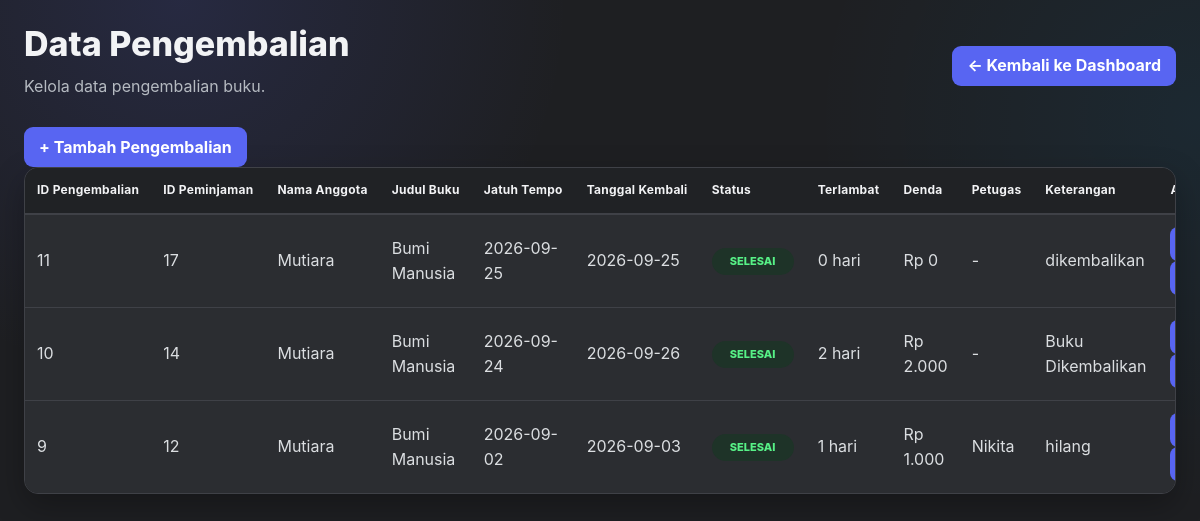
The page /pengembalian/tampil.pengembalian.php (signed in) on the database its author committed.
### tables this page shows
CREATE TABLE `pengembalian` (
  `id_pengembalian` int(11) NOT NULL,
  `id_peminjaman` int(11) DEFAULT NULL,
  `id_petugas` int(11) DEFAULT NULL,
  `tanggal_kembali` date DEFAULT NULL,
  `terlambat` int(5) DEFAULT NULL,
  `denda` int(11) DEFAULT NULL,
  `keterangan` varchar(100) DEFAULT NULL
);

CREATE TABLE `anggota` (
  `id_anggota` int(11) NOT NULL,
  `id_admin` int(11) DEFAULT NULL,
  `id_petugas` int(11) DEFAULT NULL,
  `nama_anggota` varchar(100) DEFAULT NULL,
  `username` varchar(50) DEFAULT NULL,
  `password` varchar(255) DEFAULT NULL,
  `jenis_kelamin` enum('pria','wanita') DEFAULT NULL,
  `tempat_lahir` varchar(50) DEFAULT NULL,
  `tanggal_lahir` date DEFAULT NULL,
  `telpon` varchar(15) DEFAULT NULL,
  `alamat` text DEFAULT NULL
);

CREATE TABLE `buku` (
  `id_buku` int(11) NOT NULL,
  `id_admin` int(11) DEFAULT NULL,
  `id_petugas` int(11) DEFAULT NULL,
  `judul` varchar(100) DEFAULT NULL,
  `id_kategori` int(11) DEFAULT NULL,
  `gambar` longblob DEFAULT NULL,
  `sinopsis` text DEFAULT NULL
);

CREATE TABLE `peminjaman` (
  `id_peminjaman` int(11) NOT NULL,
  `id_anggota` int(11) DEFAULT NULL,
  `id_petugas` int(11) DEFAULT NULL,
  `id_admin` int(11) DEFAULT NULL,
  `id_buku` int(11) NOT NULL,
  `tanggal_pinjam` date DEFAULT NULL,
  `tanggal_jatuh_tempo` date DEFAULT NULL,
  `status` enum('menunggu','dipinjam','selesai','ditolak') NOT NULL DEFAULT 'menunggu',
  `alasan_penolakan` varchar(255) DEFAULT NULL
);

CREATE TABLE `petugas` (
  `id_petugas` int(11) NOT NULL,
  `id_admin` int(11) DEFAULT NULL,
  `nama_petugas` varchar(50) DEFAULT NULL,
  `username` varchar(50) DEFAULT NULL,
  `password` varchar(50) DEFAULT NULL
);

### auth.php (called while the page is built, shortened)
<?php
function role(): string { return $_SESSION['role'] ?? ''; }
?>

### pengembalian/tampil.pengembalian.php (the view, shortened to what this page needs)
<?php
require_once '../auth.php';
require_once '../connection.php';
$role = role();
$is_anggota = ($role === 'anggota');
$id_anggota = (int)($_SESSION['id_anggota'] ?? 0);
$sql = "
    SELECT
        pg.id_pengembalian,
        pg.id_peminjaman,
        a.nama_anggota,
        b.judul,
        p.tanggal_pinjam,
        p.tanggal_jatuh_tempo,
        p.status AS status_peminjaman,
        pg.tanggal_kembali,
        pg.terlambat,
        pg.denda,
        pg.keterangan,
        pt.nama_petugas
    FROM pengembalian pg
    INNER JOIN peminjaman p
        ON pg.id_peminjaman = p.id_peminjaman
    LEFT JOIN anggota a
        ON p.id_anggota = a.id_anggota
    LEFT JOIN buku b
        ON p.id_buku = b.id_buku
    LEFT JOIN petugas pt
        ON p.id_petugas = pt.id_petugas
";
$sql .= " ORDER BY pg.id_pengembalian DESC";
if ($is_anggota) {
    $stmt = $conn->prepare($sql);
    if (!$stmt) {
        die(
            'Gagal menyiapkan data pengembalian: ' .
            htmlspecialchars($conn->error)
        );
    }
    $stmt->bind_param('i', $id_anggota);
    if (!$stmt->execute()) {
        die(
            'Gagal mengambil data pengembalian: ' .
            htmlspecialchars($stmt->error)
        );
    }
    $data = $stmt->get_result();
} else {
    $data = $conn->query($sql);
}
?>
<!DOCTYPE html>
<html lang="id">
<head>
    <link rel="stylesheet" href="../style.css">
</head>
<body>
<div class="page-head">
    <div>
        <h1>
            <?= $is_anggota ? 'Pengembalian Saya' : 'Data Pengembalian' ?>
        </h1>
        <p class="muted">
            <?= $is_anggota
                ? 'Lihat status dan riwayat pengembalian buku milik Anda.'
                : 'Kelola data pengembalian buku.'
            ?>
        </p>
    </div>
    <a
        class="btn btn-light"
        href="../dashboard.<?= htmlspecialchars($role) ?>.php"
    >
        ← Kembali ke Dashboard
    </a>
</div>
<div class="container">
    <?php if ($is_anggota): ?>
        <div class="info">
            Anda hanya dapat melihat data pengembalian milik sendiri.
            Data tidak dapat ditambah, diubah, atau dihapus oleh Anggota.
        </div>
    <?php else: ?>
        <div class="page-actions">
            <a class="btn" href="form.pengembalian.php">
                + Tambah Pengembalian
            </a>
        </div>
    <?php endif; ?>
    <div class="table-wrap">
        <table>
            <thead>
                <tr>
                    <th>ID Pengembalian</th>
                    <th>ID Peminjaman</th>
                    <th>Nama Anggota</th>
                    <th>Judul Buku</th>
                    <th>Jatuh Tempo</th>
                    <th>Tanggal Kembali</th>
                    <th>Status</th>
                    <th>Terlambat</th>
                    <th>Denda</th>
                    <th>Petugas</th>
                    <th>Keterangan</th>
                    <?php if (!$is_anggota): ?>
                        <th>Aksi</th>
                    <?php endif; ?>
                </tr>
            </thead>
            <tbody>
            <?php if ($data && $data->num_rows > 0): ?>
                <?php while ($row = $data->fetch_assoc()): ?>
                    <tr>
                        <td>
                            <?= (int)$row['id_pengembalian'] ?>
                        </td>
                        <td>
                            <?= (int)$row['id_peminjaman'] ?>
                        </td>
                        <td>
                            <?= htmlspecialchars($row['nama_anggota'] ?? '-') ?>
                        </td>
                        <td>
                            <?= htmlspecialchars($row['judul'] ?? '-') ?>
                        </td>
                        <td>
                            <?= htmlspecialchars(
                                $row['tanggal_jatuh_tempo'] ?? '-'
                            ) ?>
                        </td>
                        <td>
                            <?= htmlspecialchars(
                                $row['tanggal_kembali'] ?? '-'
                            ) ?>
                        </td>
                        <td>
                            <span class="badge badge-success">
                                SELESAI
                            </span>
                        </td>
                        <td>
                            <?= (int)($row['terlambat'] ?? 0) ?> hari
                        </td>
                        <td>
                            Rp <?= number_format(
                                (int)($row['denda'] ?? 0),
                                0,
                                ',',
                                '.'
                            ) ?>
                        </td>
                        <td>
                            <?= htmlspecialchars(
                                $row['nama_petugas'] ?? '-'
                            ) ?>
                        </td>
                        <td>
                            <?= htmlspecialchars(
                                $row['keterangan'] ?: '-'
                            ) ?>
                        </td>
                        <?php if (!$is_anggota): ?>
                            <td>
                                <a
                                    class="btn btn-sm"
                                    href="edit.pengembalian.php?id=<?= (int)$row['id_pengembalian'] ?>"
                                >
                                </a>
                                <a
                                    class="btn btn-sm btn-danger"
                                    href="hapus.pengembalian.php?id=<?= (int)$row['id_pengembalian'] ?>"
                                    onclick="return confirm('Yakin ingin menghapus data ini?')"
                                >
                                </a>
                            </td>
                        <?php endif; ?>
                    </tr>
                <?php endwhile; ?>
            <?php endif; ?>
            </tbody>
        </table>
    </div>
</div>
</body>
</html>

### style.css (style rules this page uses)
:root { --discord-blurple:#5865F2; --discord-blurple-hover:#4752C4; --discord-blue:#00A8FC; --discord-bg:#1E1F22; --discord-sidebar:#232428; --discord-surface:#2B2D31; --discord-surface-2:#313338; --discord-surface-3:#383A40; --discord-input:#1E1F22; --discord-border:#3F4147; --discord-text:#F2F3F5; --discord-muted:#B5BAC1; --discord-yellow:#F0B232; --discord-red:#ED4245; --discord-red-hover:#C9363A; --shadow:0 12px 32px rgba(0,0,0,.28); --radius:14px; --radius-sm:9px; }
* { box-sizing:border-box }
html { scroll-behavior:smooth }
html,body { margin:0;min-height:100% }
body { font-family:Inter,Segoe UI,Roboto,Arial,sans-serif; background: radial-gradient(circle at 15% 0%,rgba(88,101,242,.15),transparent 30%), radial-gradient(circle at 100% 15%,rgba(0,168,252,.07),transparent 28%), var(--discord-bg); color:var(--discord-text); padding:24px; line-height:1.55; }
.container, .page-head, .topbar, .card-grid, .stats, .info, .success, .warning, .error, .table-wrap { width:min(1200px,100%); margin-left:auto; margin-right:auto; }
.container { margin-top:0 }
.page-head { display:flex; align-items:center; justify-content:space-between; gap:16px; flex-wrap:wrap; margin-bottom:20px; }
.page-head>div:first-child { flex:1;min-width:220px }
h1,h2,h3,h4,h5,h6 { color:var(--discord-text);margin-top:0 }
h1 { font-size:clamp(25px,3vw,34px);line-height:1.2;margin-bottom:6px;font-weight:800 }
p { color:var(--discord-muted);margin:8px 0;line-height:1.65 }
a { color:var(--discord-blue);text-decoration:none;font-weight:650;transition:.15s ease }
.muted { color:var(--discord-muted)!important }
button,.btn,.btn-success,.btn-warning,.btn-danger,.btn-secondary,.btn-light { display:inline-flex; align-items:center; justify-content:center; gap:7px; min-height:40px; padding:9px 14px; border:1px solid transparent; border-radius:var(--radius-sm); background:var(--discord-blurple)!important; color:#fff!important; cursor:pointer; font:inherit; font-weight:750; line-height:1.2; text-decoration:none!important; box-shadow:none; transition:background .15s ease,transform .15s ease,border-color .15s ease; }
.btn-sm { min-height:34px!important;padding:7px 10px!important;font-size:12px!important;border-radius:8px!important }
.table-wrap { overflow-x:auto; background:var(--discord-surface); border:1px solid var(--discord-border); border-radius:var(--radius); box-shadow:var(--shadow); }
table { width:100%; border-collapse:separate; border-spacing:0; background:var(--discord-surface); color:var(--discord-text); margin:20px auto; border:1px solid var(--discord-border); border-radius:var(--radius); overflow:hidden; box-shadow:var(--shadow); }
.table-wrap table { margin:0;border:0;border-radius:0;box-shadow:none;min-width:760px }
th { background:#202225; color:var(--discord-text); text-align:left; padding:13px 12px; font-size:12px; letter-spacing:.25px; white-space:nowrap; border-bottom:1px solid var(--discord-border); }
td { padding:12px; color:#DBDEE1; border-top:1px solid var(--discord-border); vertical-align:middle; }
tbody tr:nth-child(even) td { background:var(--discord-surface) }
.badge { display:inline-flex; align-items:center; justify-content:center; min-width:82px; padding:5px 9px; border-radius:999px; font-size:11px; font-weight:800; }
.badge-success { background:#1E3328;color:#57F287 }
* { scrollbar-width:thin;scrollbar-color:#1A1B1E #2B2D31 }
.btn,.btn-success,.btn-warning,.btn-danger,.btn-secondary,.btn-light, .btn-register, button[type="submit"] { background:var(--discord-blurple)!important; color:#fff!important; border:1px solid transparent!important; }

### rows shown on the page
pengembalian: id_pengembalian "11", id_peminjaman "17", anggota.nama_anggota "Mutiara", buku.judul "Bumi Manusia", id_peminjaman.tanggal_jatuh_tempo "2026-09-25", tanggal_kembali "2026-09-25", terlambat "0", denda "0", nama_petugas "-", keterangan "dikembalikan"
pengembalian: id_pengembalian "10", id_peminjaman "14", anggota.nama_anggota "Mutiara", buku.judul "Bumi Manusia", id_peminjaman.tanggal_jatuh_tempo "2026-09-24", tanggal_kembali "2026-09-26", terlambat "2", denda "2.000", nama_petugas "-", keterangan "Buku Dikembalikan"
pengembalian: id_pengembalian "9", id_peminjaman "12", anggota.nama_anggota "Mutiara", buku.judul "Bumi Manusia", id_peminjaman.tanggal_jatuh_tempo "2026-09-02", tanggal_kembali "2026-09-03", terlambat "1", denda "1.000", id_petugas.nama_petugas "Nikita", keterangan "hilang"
